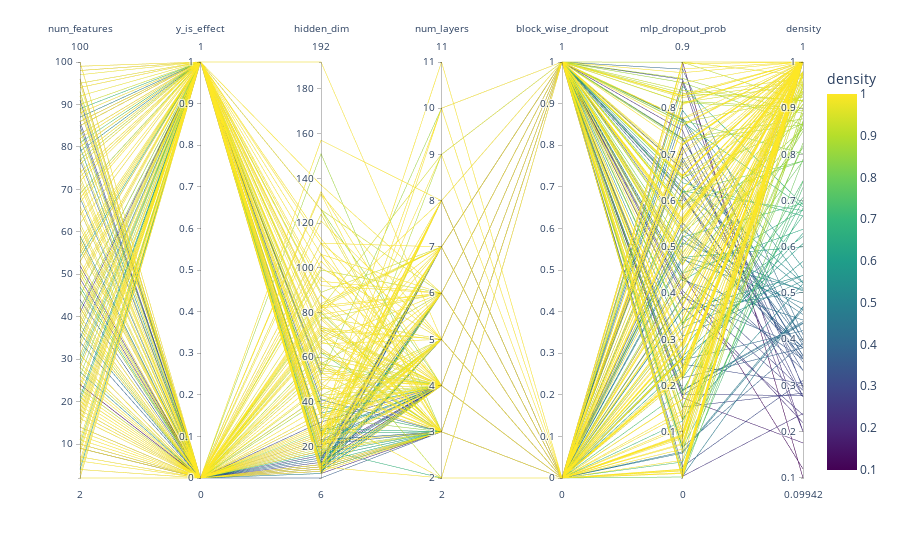

The code cell stored with this chart in its notebook:
### Code cell
df_parallel = df_encoded.copy()

bool_cols = df_parallel.select_dtypes(include=['bool']).columns
for col in bool_cols:
    df_parallel[col] = df_parallel[col].astype(int)

fig = px.parallel_coordinates(
    df_parallel, 
    color="density",
    color_continuous_scale=px.colors.sequential.Viridis,
)
fig.show()

### Figure 1 — Plotly figure (JSON) as saved in the notebook; plotly's stock layout.template omitted (floating-point values rounded to 4 significant figures; data arrays with more than 128 entries replaced by an {"elided": "..."} marker saying what was removed)
{"data": [{"dimensions": [{"label": "num_features", "values": {"elided": "256 int values"}}, {"label": "y_is_effect", "values": {"elided": "256 int values"}}, {"label": "hidden_dim", "values": {"elided": "256 int values"}}, {"label": "num_layers", "values": {"elided": "256 int values"}}, {"label": "block_wise_dropout", "values": {"elided": "256 int values"}}, {"label": "mlp_dropout_prob", "values": {"elided": "256 float values"}}, {"label": "density", "values": {"elided": "256 float values"}}], "domain": {"x": [0, 1], "y": [0, 1]}, "line": {"color": {"elided": "256 float values"}, "coloraxis": "coloraxis"}, "name": "", "type": "parcoords"}], "layout": {"coloraxis": {"colorbar": {"title": {"text": "density"}}, "colorscale": [[0, "#440154"], [0.1111, "#482878"], [0.2222, "#3e4989"], [0.3333, "#31688e"], [0.4444, "#26828e"], [0.5556, "#1f9e89"], [0.6667, "#35b779"], [0.7778, "#6ece58"], [0.8889, "#b5de2b"], [1, "#fde725"]]}, "legend": {"tracegroupgap": 0}, "margin": {"t": 60}}}
